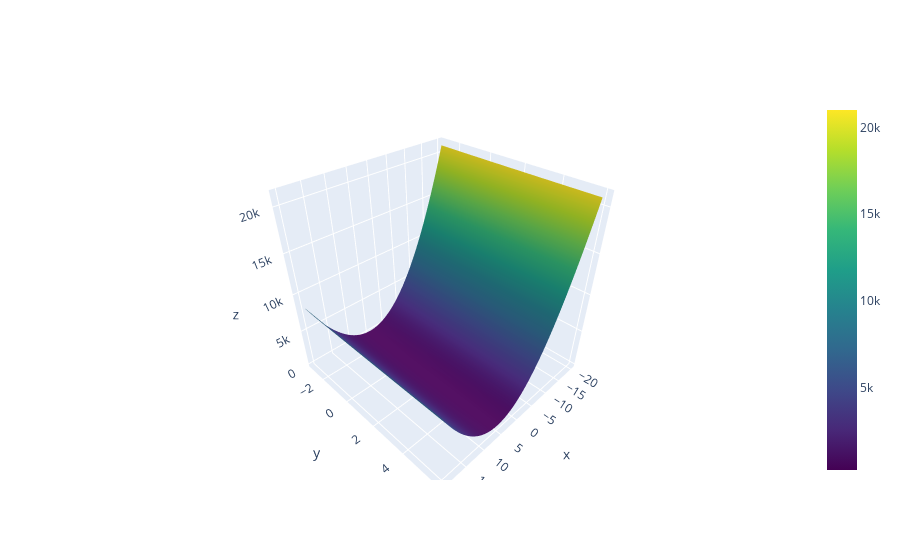

The code cell stored with this chart in its notebook:
### Code cell
import plotly.graph_objects as go

fig = go.Figure(data=[go.Surface(z=z.T, x=inp.T[0], y=inp.T[1], colorscale="Viridis")])

# fig.update_layout(title='Function', autosize=False,
#                   width=1000, height=800,
#                   margin=dict(l=65, r=50, b=65, t=90))

fig.show()

### Figure 1 — Plotly figure (JSON) as saved in the notebook; plotly's stock layout.template omitted (floating-point values rounded to 4 significant figures; data arrays with more than 128 entries replaced by an {"elided": "..."} marker saying what was removed)
{"data": [{"colorscale": [[0, "#440154"], [0.1111, "#482878"], [0.2222, "#3e4989"], [0.3333, "#31688e"], [0.4444, "#26828e"], [0.5556, "#1f9e89"], [0.6667, "#35b779"], [0.7778, "#6ece58"], [0.8889, "#b5de2b"], [1, "#fde725"]], "type": "surface", "x": {"elided": "100x100 float values"}, "y": {"elided": "100x100 float values"}, "z": {"elided": "100x100 float values"}}], "layout": {}}
